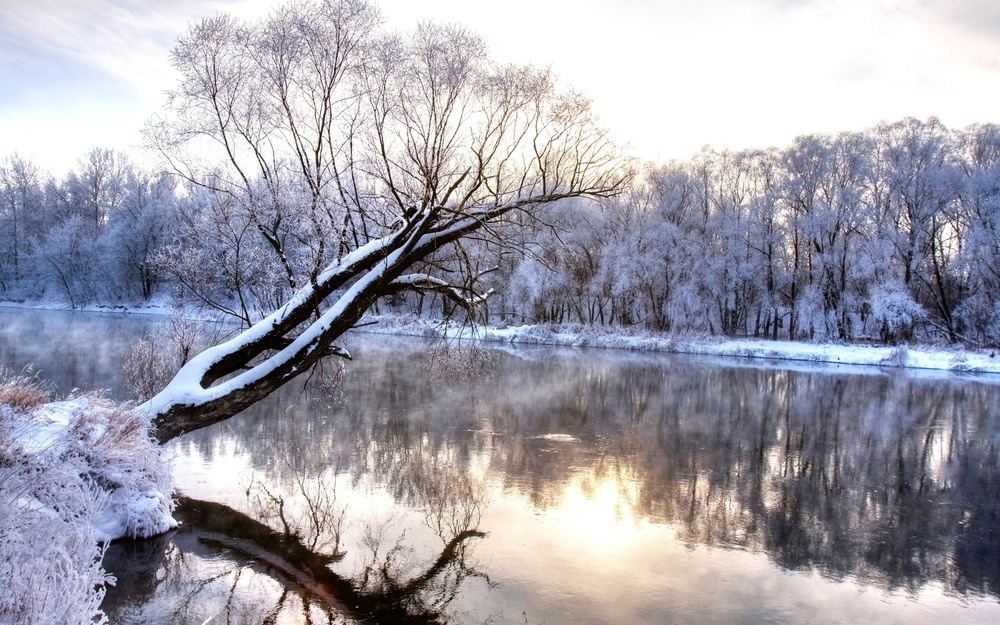
%> input picture mypic.jpg, 1000 x 625 px, shrunk from 2560 x 1600 before the run
$ octave m22.m   (GNU Octave 9; MATLAB toolbox functions it lacks are replaced by stand-ins)
%> lines starting %> are read from the running program, lines starting %| are printed output that depends on the picture
az1= imread('mypic.jpg');
%> az1 is the input picture: size 625x1000x3 uint8; mean R, G, B 162.1, 160.8, 171.7
bz1 = imread('baby.jpg');
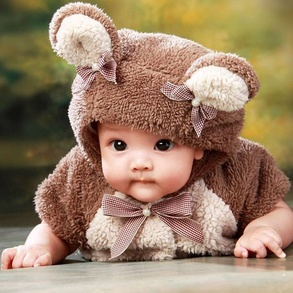
%> input picture baby.jpg, 293 x 293 px, shrunk from 750 x 750 before the run
%> bz1 is the input picture: size 293x293x3 uint8; mean R, G, B 155.5, 129.2, 103.7
r=az1(:,:,1);
g=az1(:,:,2);
b=az1(:,:,3);
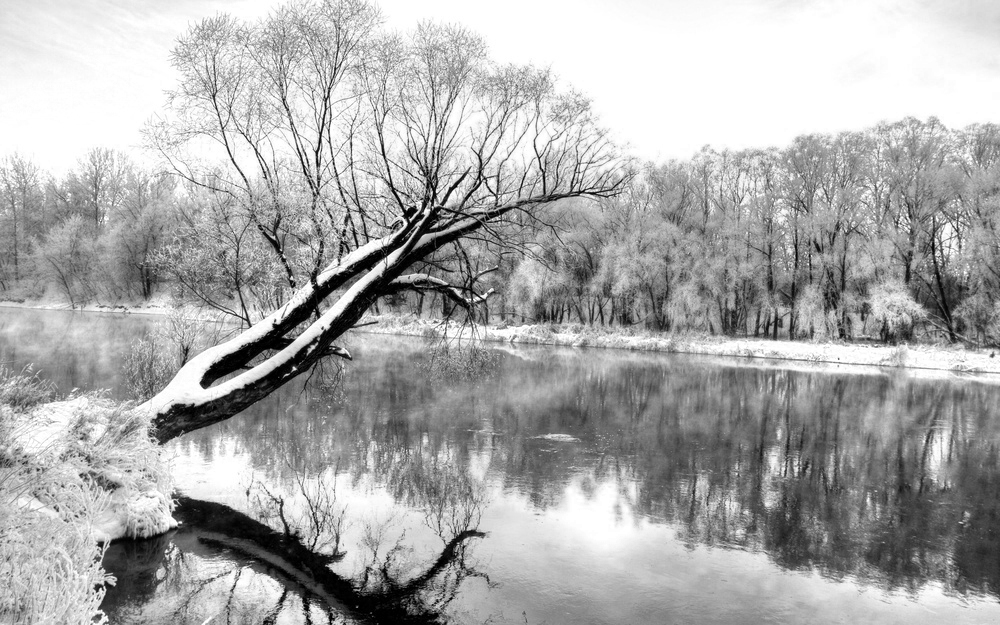
%> b: size 625x1000 uint8; min 0, max 255, mean 171.7
r2=bz1(:,:,1);
g2=bz1(:,:,2);
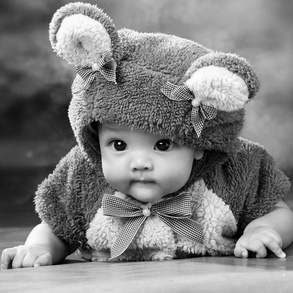
%> g2: size 293x293 uint8; min 0, max 255, mean 129.2
b2=bz1(:,:,3);
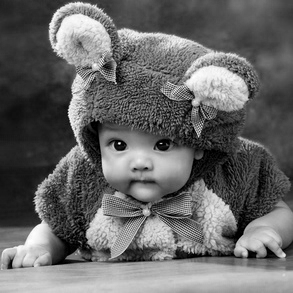
%> b2: size 293x293 uint8; min 0, max 255, mean 103.7
nr2 = histeq(r2,imhist(r));
ng2 = histeq(g2,imhist(g));
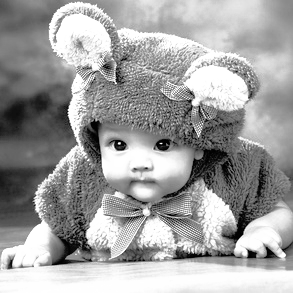
%> ng2: size 293x293 uint8; min 1, max 255, mean 160.9
nb2 = histeq(b2,imhist(b));
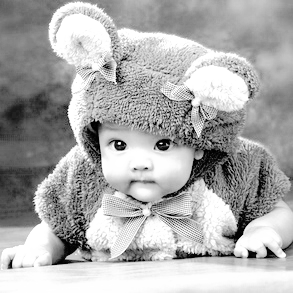
%> nb2: size 293x293 uint8; min 2, max 255, mean 171.9
nbz1(:,:,1)=nr2;
nbz1(:,:,2)=ng2;
nbz1(:,:,3)=nb2;
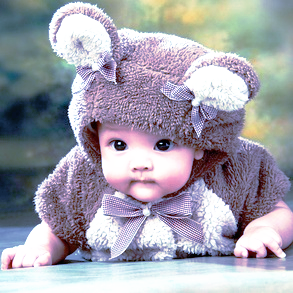
%> nbz1: size 293x293x3 uint8; mean R, G, B 162.1, 160.9, 171.9
%> (the run ends here)
